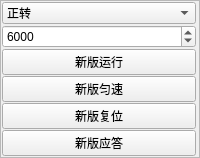
           <widget class="QFrame" name="frame_12">
            <property name="frameShape">
             <enum>QFrame::StyledPanel</enum>
            </property>
            <property name="frameShadow">
             <enum>QFrame::Plain</enum>
            </property>
            <layout class="QGridLayout" name="gridLayout_16">
             <property name="leftMargin">
              <number>1</number>
             </property>
             <property name="topMargin">
              <number>1</number>
             </property>
             <property name="rightMargin">
              <number>3</number>
             </property>
             <property name="bottomMargin">
              <number>1</number>
             </property>
             <property name="spacing">
              <number>1</number>
             </property>
             <item row="1" column="0">
              <widget class="QSpinBox" name="spinBox_setpSet_new">
               <property name="sizePolicy">
                <sizepolicy hsizetype="Minimum" vsizetype="Minimum">
                 <horstretch>0</horstretch>
                 <verstretch>0</verstretch>
                </sizepolicy>
               </property>
               <property name="minimum">
                <number>1</number>
               </property>
               <property name="maximum">
                <number>999999999</number>
               </property>
               <property name="value">
                <number>6000</number>
               </property>
              </widget>
             </item>
             <item row="2" column="0">
              <widget class="QPushButton" name="pushButton_Run_Accr_new">
               <property name="sizePolicy">
                <sizepolicy hsizetype="Minimum" vsizetype="Minimum">
                 <horstretch>0</horstretch>
                 <verstretch>0</verstretch>
                </sizepolicy>
               </property>
               <property name="text">
                <string>新版运行</string>
               </property>
              </widget>
             </item>
             <item row="3" column="0">
              <widget class="QPushButton" name="pushButton_Run_Even_new">
               <property name="sizePolicy">
                <sizepolicy hsizetype="Minimum" vsizetype="Minimum">
                 <horstretch>0</horstretch>
                 <verstretch>0</verstretch>
                </sizepolicy>
               </property>
               <property name="text">
                <string>新版匀速</string>
               </property>
              </widget>
             </item>
             <item row="0" column="0">
              <widget class="QComboBox" name="comboBox_DirSet_new">
               <property name="sizePolicy">
                <sizepolicy hsizetype="Preferred" vsizetype="Minimum">
                 <horstretch>0</horstretch>
                 <verstretch>0</verstretch>
                </sizepolicy>
               </property>
               <item>
                <property name="text">
                 <string>正转</string>
                </property>
               </item>
               <item>
                <property name="text">
                 <string>反转</string>
                </property>
               </item>
              </widget>
             </item>
             <item row="4" column="0">
              <widget class="QPushButton" name="pushButton_Run_Reset_new">
               <property name="sizePolicy">
                <sizepolicy hsizetype="Minimum" vsizetype="Minimum">
                 <horstretch>0</horstretch>
                 <verstretch>0</verstretch>
                </sizepolicy>
               </property>
               <property name="text">
                <string>新版复位</string>
               </property>
              </widget>
             </item>
             <item row="5" column="0">
              <widget class="QPushButton" name="pushButton_NewAsk">
               <property name="sizePolicy">
                <sizepolicy hsizetype="Minimum" vsizetype="Minimum">
                 <horstretch>0</horstretch>
                 <verstretch>0</verstretch>
                </sizepolicy>
               </property>
               <property name="text">
                <string>新版应答</string>
               </property>
              </widget>
             </item>
            </layout>
           </widget>
